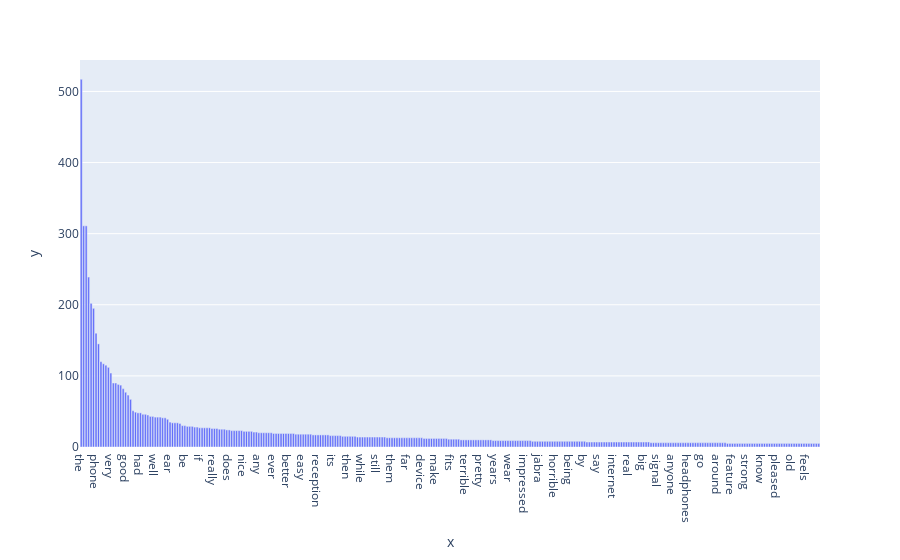

Here is the notebook cell this chart was saved with:
### Code cell
term_ind = np.argpartition(term_frequencies, -300)[-300:]
term_ind = term_ind[np.argsort(term_frequencies[term_ind])][::-1]
fig = px.bar(x=count_vect.get_feature_names_out()[term_ind],
             y=term_frequencies[term_ind])
fig.show()

### Figure 1 — Plotly figure (JSON) as saved in the notebook; plotly's stock layout.template omitted (floating-point values rounded to 4 significant figures; data arrays with more than 128 entries replaced by an {"elided": "..."} marker saying what was removed)
{"data": [{"alignmentgroup": "True", "hovertemplate": "x=%{x}<br>y=%{y}<extra></extra>", "legendgroup": "", "marker": {"color": "#636efa", "pattern": {"shape": ""}}, "name": "", "offsetgroup": "", "orientation": "v", "showlegend": false, "textposition": "auto", "type": "bar", "x": {"elided": "300 str values"}, "xaxis": "x", "y": {"elided": "300 int values"}, "yaxis": "y"}], "layout": {"barmode": "relative", "legend": {"tracegroupgap": 0}, "margin": {"t": 60}, "xaxis": {"anchor": "y", "domain": [0, 1], "title": {"text": "x"}}, "yaxis": {"anchor": "x", "domain": [0, 1], "title": {"text": "y"}}}}
